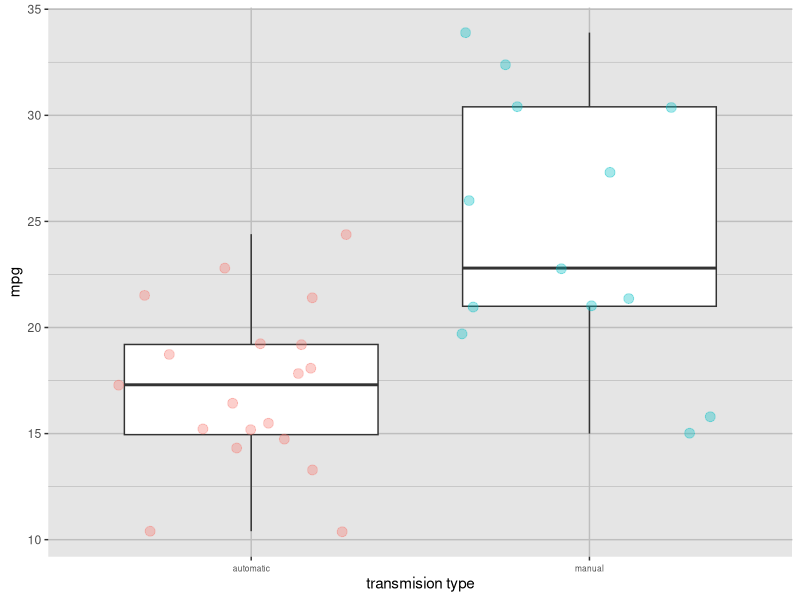
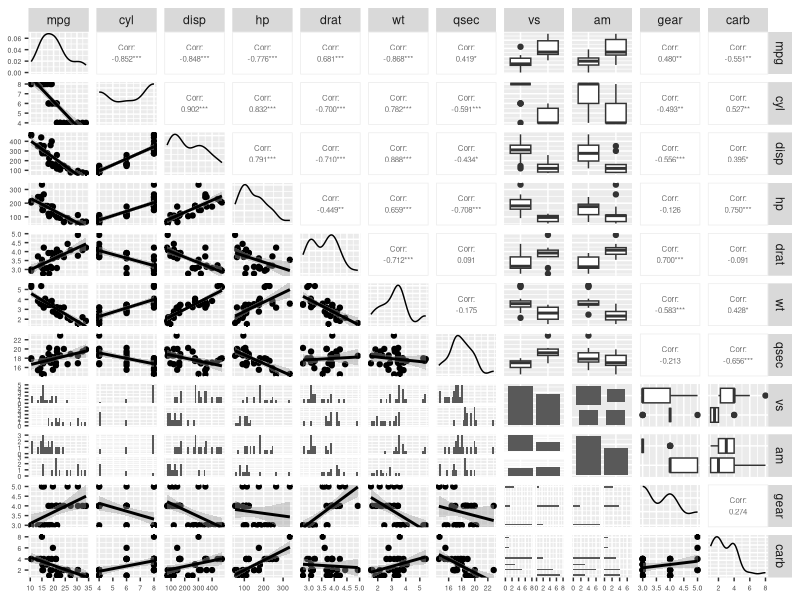
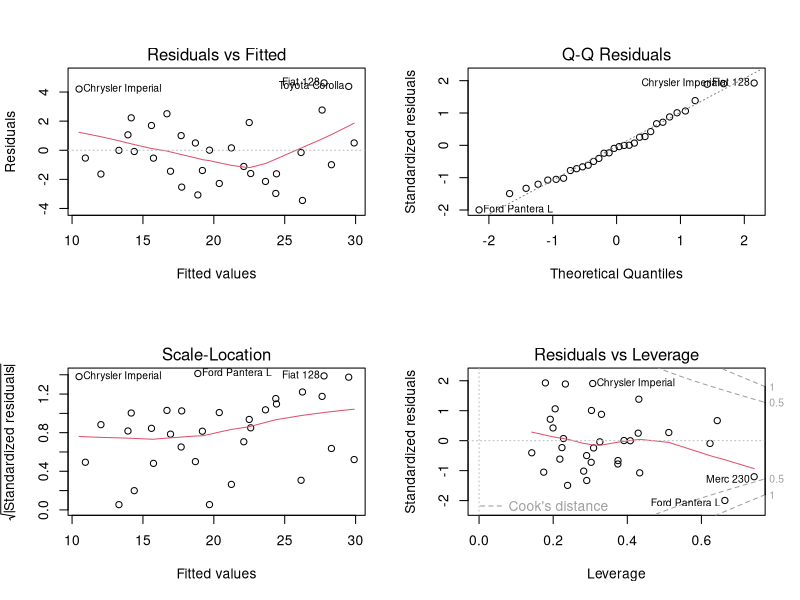
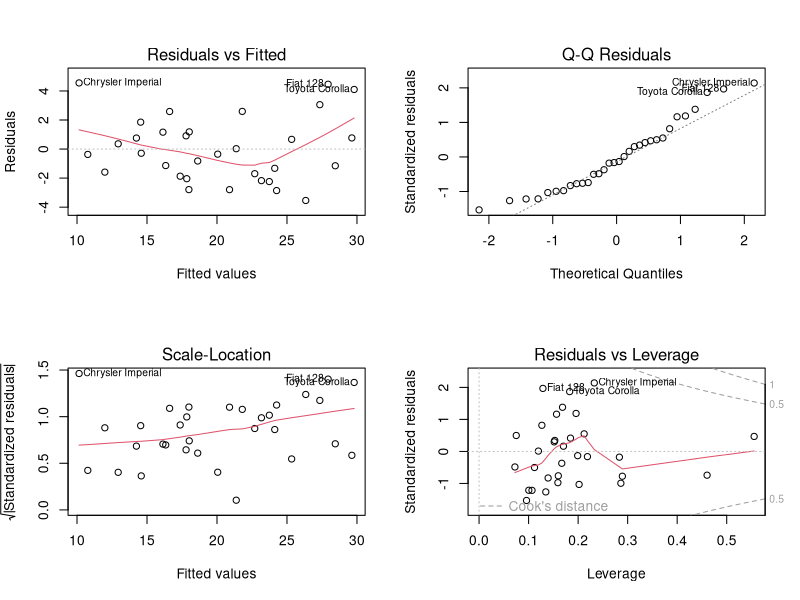
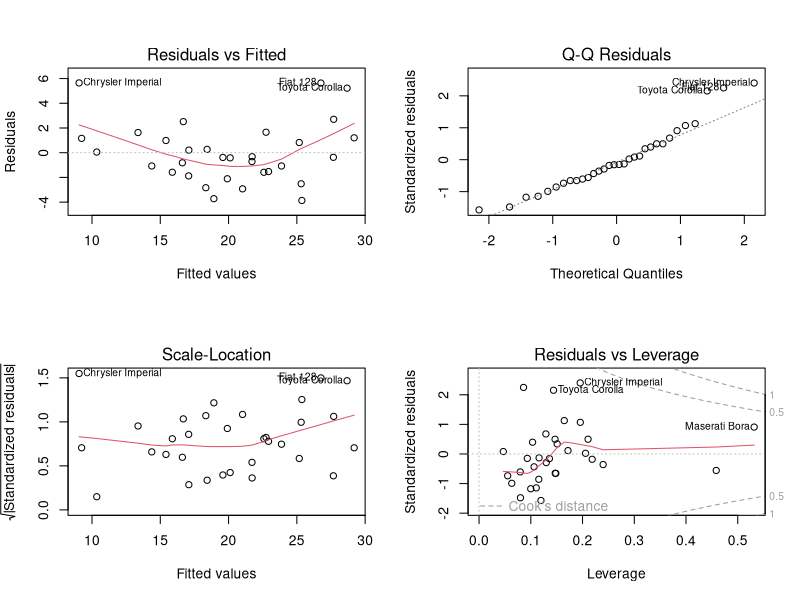
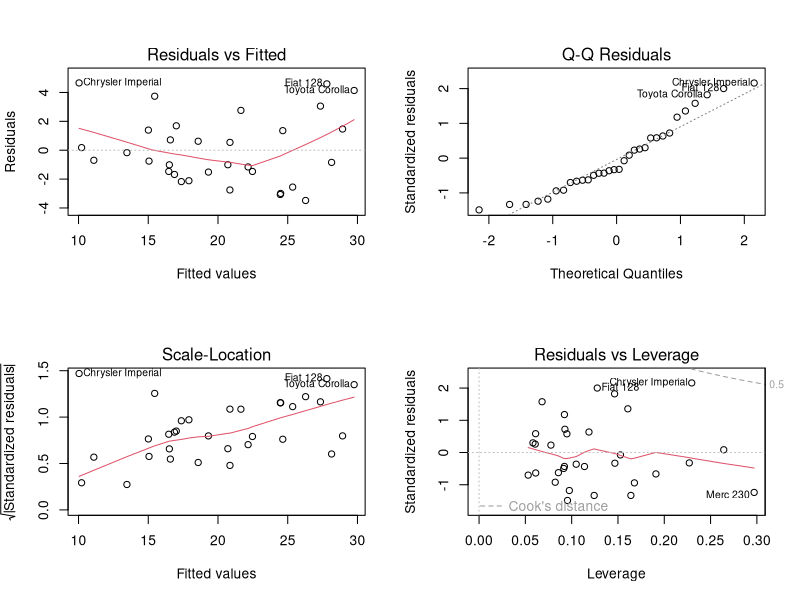
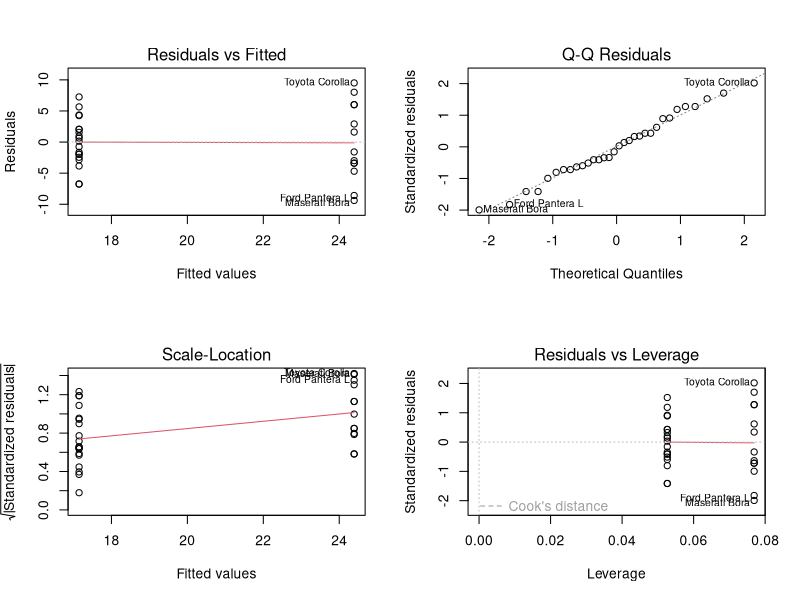

R code for these plots, in order: (Note: this script raises an error after producing the figures.)
## ---- chunk 1
library(datasets)
library(dplyr)
library(ggplot2)
library(GGally)

knitr::opts_chunk$set(echo = FALSE)
## ---- chunk 2
my_cars <- mtcars %>% 
        mutate( mpg = mpg,
                   am = factor(am, labels = c("automatic","manual")),
                   vs = factor(vs, labels = c("v-shape","straight")))

my_cars %>% ggplot(aes(x = am, y = mpg)) +
        geom_boxplot() +
        geom_jitter(aes(color = am), size = 3, alpha = .35) +
        labs(x = "transmision type",
             y = "mpg")+
        theme(axis.text.x = element_text(
                angle = 0,
                size = 6,
                vjust = 0.5
        ),
        panel.background = element_rect(fill = "grey90"),
        panel.grid = element_line(color = "grey"),
        legend.position = "none"
        ) 
## ---- chunk 3
my_test <- with(my_cars,t.test(mpg ~ am)) # test mpg vs transmisison type)
my_test
## ---- chunk 4
sum_fit_am <- summary(lm(mpg ~ am, data = my_cars))
sum_fit_am$coefficients
sum_fit_am$adj.r.squared
## ---- chunk 5
sum_fit_3<- summary(lm(mpg ~ am + wt + qsec, data = my_cars))
sum_fit_3
## ---- chunk 6
#basic transformation
my_cars <- mtcars %>% 
        mutate( mpg = mpg,
                   am = factor(am, labels = c("manual","automatic")),
                   vs = factor(vs, labels = c("V","S")))

summary(my_cars)
## ---- chunk 7
ggpairs(
        my_cars,
        lower = list(continuous = "smooth", size = 1,binwidth = .5),
        upper = list(continuous = wrap('cor', size = 2))) + 
        theme(axis.text = element_text(size = 5))
        
## ---- chunk 8
fit_am <- lm(mpg ~ am, data = my_cars)
fit_all <- lm(mpg ~ ., data = my_cars)
fit_5 <- lm(mpg ~ am + wt + qsec + disp + hp , data = my_cars)
fit_4 <- lm(mpg ~ wt + qsec + disp + hp , data = my_cars)
fit_3 <- lm(mpg ~ am + wt + qsec, data = my_cars)
fit_2 <- lm(mpg ~ am + qsec, data = my_cars)

sum_fit_am <- summary(fit_am)
sum_fit_all <- summary(fit_all)
sum_fit_5 <- summary(fit_5)
sum_fit_4 <- summary(fit_4)
sum_fit_3 <- summary(fit_3)
sum_fit_2 <- summary(fit_2)

df_models <- data.frame(adj_r_squared = c(sum_fit_am$adj.r.squared,sum_fit_2$adj.r.squared,sum_fit_3$adj.r.squared,sum_fit_4$adj.r.squared,sum_fit_5$adj.r.squared,sum_fit_all$adj.r.squared),row.names=c(sum_fit_am$terms[[3]],sum_fit_2$terms[[3]],sum_fit_3$terms[[3]],sum_fit_4$terms[[3]],sum_fit_5$terms[[3]],sum_fit_all$terms[[3]]))
df_models <- df_models %>% arrange(desc(adj_r_squared))
df_models
## ---- chunk 9
sum_fit_5$terms[[3]]
sum_fit_5$coefficients[,2]
sum_fit_3$terms[[3]]
sum_fit_3$coefficients[,2]
sum_fit_4$terms[[3]]
sum_fit_4$coefficients[,2]
## ---- chunk 10
jpeg("graphs/Model_mpg_vs_cyl+disp+hp+drat+wt+qsec+vs+am+gear+carb.jpeg")
par(mfrow = c(2,2))
plot(fit_all)
dev.off()

jpeg("graphs/Model_mpg_vs_am+wt+qsec+disp+hp.jpeg")
par(mfrow = c(2,2))
plot(fit_5)
dev.off()

jpeg("graphs/Model_mpg_vs_wt+qsec+disp+hp.jpeg")
par(mfrow = c(2,2))
plot(fit_4)
dev.off()

jpeg("graphs/Model_mpg_vs_am+wt+qsec.jpeg")
par(mfrow = c(2,2))
plot(fit_3)
dev.off()

jpeg("graphs/Model_mpg_vs_am.jpeg")
par(mfrow = c(2,2))
plot(fit_am)
dev.off()
## ---- chunk 11
knitr::include_graphics("graphs/Model_mpg_vs_am+wt+qsec.jpeg")
